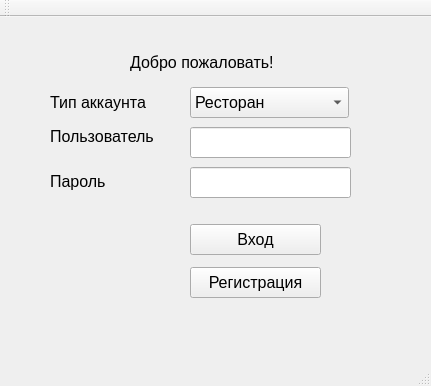
<?xml version="1.0" encoding="UTF-8"?>
<ui version="4.0">
 <class>MainWindow</class>
 <widget class="QMainWindow" name="MainWindow">
  <property name="geometry">
   <rect>
    <x>0</x>
    <y>0</y>
    <width>431</width>
    <height>386</height>
   </rect>
  </property>
  <property name="font">
   <font>
    <pointsize>18</pointsize>
   </font>
  </property>
  <property name="windowTitle">
   <string>Доставка еды</string>
  </property>
  <widget class="QWidget" name="centralWidget">
   <widget class="QLabel" name="label_passw">
    <property name="geometry">
     <rect>
      <x>50</x>
      <y>150</y>
      <width>111</width>
      <height>28</height>
     </rect>
    </property>
    <property name="font">
     <font>
      <pointsize>12</pointsize>
     </font>
    </property>
    <property name="text">
     <string>Пароль</string>
    </property>
   </widget>
   <widget class="QPushButton" name="connect">
    <property name="geometry">
     <rect>
      <x>190</x>
      <y>207</y>
      <width>131</width>
      <height>31</height>
     </rect>
    </property>
    <property name="font">
     <font>
      <pointsize>12</pointsize>
     </font>
    </property>
    <property name="text">
     <string>Вход</string>
    </property>
   </widget>
   <widget class="QLabel" name="label_login">
    <property name="geometry">
     <rect>
      <x>50</x>
      <y>104</y>
      <width>131</width>
      <height>31</height>
     </rect>
    </property>
    <property name="font">
     <font>
      <pointsize>12</pointsize>
     </font>
    </property>
    <property name="text">
     <string>Пользователь</string>
    </property>
   </widget>
   <widget class="QLabel" name="label_5">
    <property name="geometry">
     <rect>
      <x>130</x>
      <y>30</y>
      <width>221</width>
      <height>31</height>
     </rect>
    </property>
    <property name="font">
     <font>
      <pointsize>12</pointsize>
     </font>
    </property>
    <property name="text">
     <string>Добро пожаловать!</string>
    </property>
   </widget>
   <widget class="QPushButton" name="connect_2">
    <property name="geometry">
     <rect>
      <x>190</x>
      <y>250</y>
      <width>131</width>
      <height>31</height>
     </rect>
    </property>
    <property name="font">
     <font>
      <pointsize>12</pointsize>
     </font>
    </property>
    <property name="text">
     <string>Регистрация</string>
    </property>
   </widget>
   <widget class="QLineEdit" name="password">
    <property name="geometry">
     <rect>
      <x>190</x>
      <y>150</y>
      <width>161</width>
      <height>31</height>
     </rect>
    </property>
    <property name="font">
     <font>
      <pointsize>12</pointsize>
     </font>
    </property>
    <property name="text">
     <string/>
    </property>
    <property name="echoMode">
     <enum>QLineEdit::Password</enum>
    </property>
   </widget>
   <widget class="QLineEdit" name="login">
    <property name="geometry">
     <rect>
      <x>190</x>
      <y>110</y>
      <width>161</width>
      <height>31</height>
     </rect>
    </property>
    <property name="font">
     <font>
      <pointsize>10</pointsize>
     </font>
    </property>
    <property name="inputMethodHints">
     <set>Qt::ImhNone</set>
    </property>
    <property name="text">
     <string/>
    </property>
    <property name="echoMode">
     <enum>QLineEdit::Normal</enum>
    </property>
   </widget>
   <widget class="QComboBox" name="type">
    <property name="geometry">
     <rect>
      <x>190</x>
      <y>70</y>
      <width>159</width>
      <height>31</height>
     </rect>
    </property>
    <property name="font">
     <font>
      <pointsize>12</pointsize>
     </font>
    </property>
    <item>
     <property name="text">
      <string>Ресторан</string>
     </property>
    </item>
    <item>
     <property name="text">
      <string>Клиент</string>
     </property>
    </item>
   </widget>
   <widget class="QLabel" name="label_6">
    <property name="geometry">
     <rect>
      <x>50</x>
      <y>70</y>
      <width>101</width>
      <height>31</height>
     </rect>
    </property>
    <property name="font">
     <font>
      <pointsize>12</pointsize>
     </font>
    </property>
    <property name="text">
     <string>Тип аккаунта</string>
    </property>
   </widget>
  </widget>
  <widget class="QMenuBar" name="menuBar">
   <property name="geometry">
    <rect>
     <x>0</x>
     <y>0</y>
     <width>431</width>
     <height>20</height>
    </rect>
   </property>
  </widget>
  <widget class="QToolBar" name="mainToolBar">
   <attribute name="toolBarArea">
    <enum>TopToolBarArea</enum>
   </attribute>
   <attribute name="toolBarBreak">
    <bool>false</bool>
   </attribute>
  </widget>
  <widget class="QStatusBar" name="statusBar"/>
 </widget>
 <layoutdefault spacing="6" margin="11"/>
 <resources/>
 <connections/>
</ui>
